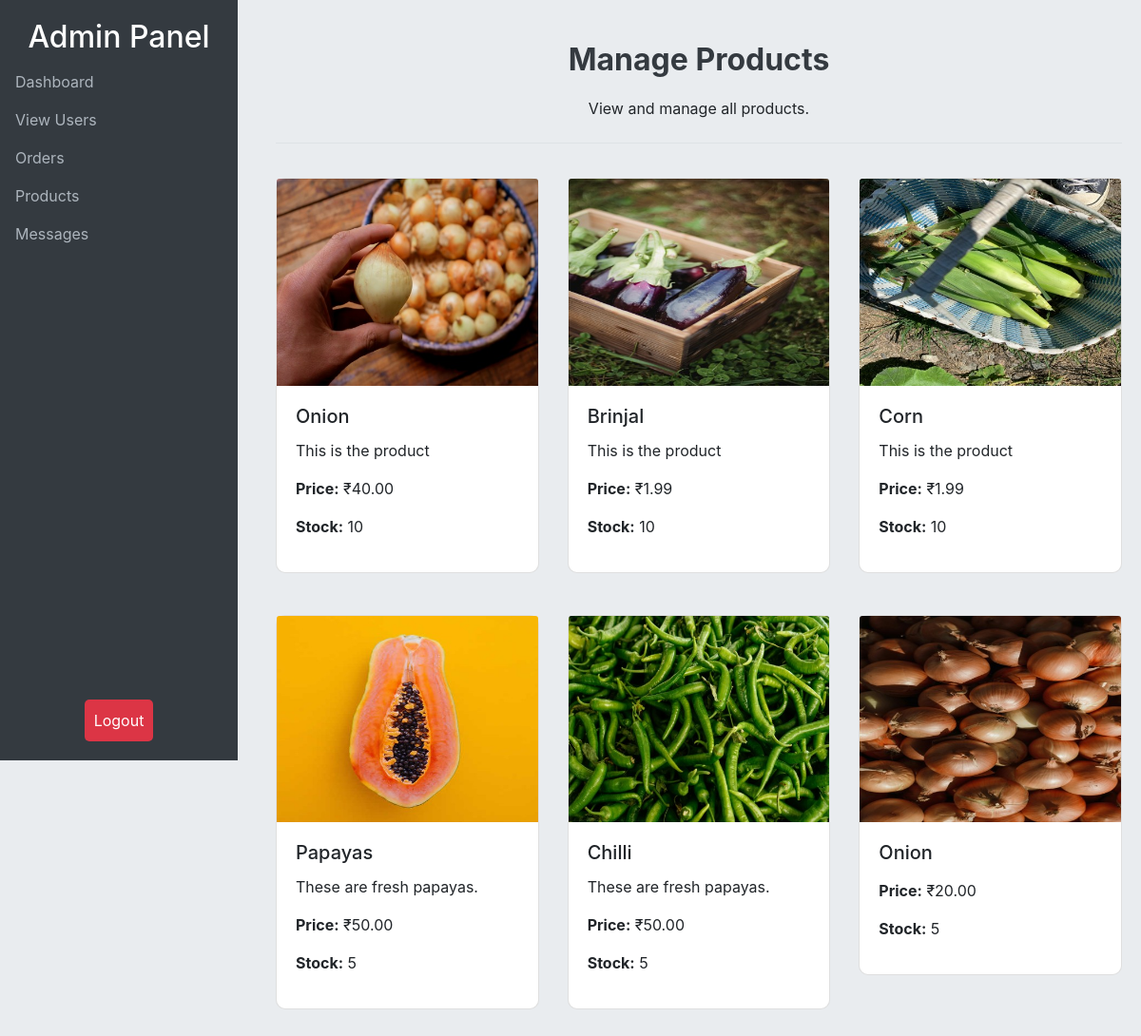
/custom_admin/manage_products/, run on an earlier commit of the app's database.
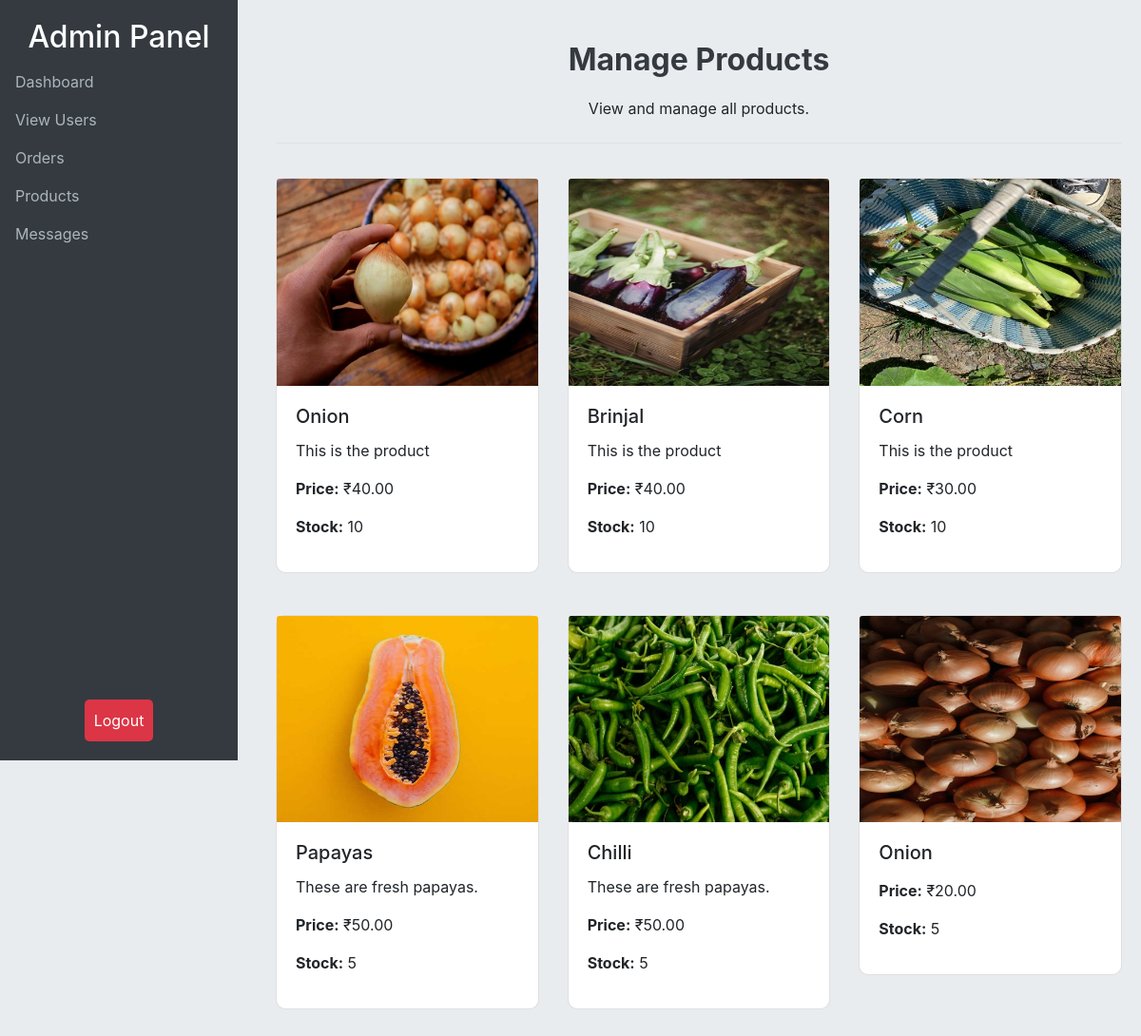
And on a later commit of the database.
### tomatoes/models.py (models this page shows, shortened)
class Product(models.Model):
    pid = ShortUUIDField(unique=True, length=10, max_length=20, prefix="prd")
    user = models.ForeignKey(User, on_delete=models.CASCADE)
    title = models.CharField(max_length=100, default="Fresh Tomato")
    image = models.ImageField(upload_to="Products", default="product.jpg")
    description = models.TextField(null=True, blank=True, default="This is the product")
    price = models.DecimalField(max_digits=99999999999999, decimal_places=2, default="1.99")
    stock_count = models.CharField(max_length=100, default="10", null=True, blank=True)
    life = models.CharField(max_length=100, default="14", null=True, blank=True)
    mfg_date = models.DateTimeField(auto_now_add=False, null=True, blank=True)
    product_status = models.CharField(choices=STATUS, max_length=10, default="in_review")
    status = models.BooleanField(default=True)
    in_stock = models.BooleanField(default=True)
    featured = models.BooleanField(default=False)
    sku = ShortUUIDField(unique=True, length=4, max_length=10, prefix="sku", default="sku0000")
    date = models.DateTimeField(auto_now_add=True)
    updated = models.DateTimeField(null=True, blank=True)
    class Meta:
        verbose_name_plural = "Products"

### custom_admin/views.py (the view)
# urls.py: path('manage_products/', manage_products, name='manage_products'),
def manage_products(request):
    products = Product.objects.all()  # Fetch all products from the database
    return render(request, 'manage_prod.html', {'products': products})

### templates/manage_prod.html (shortened to what this page needs)
<!DOCTYPE html>
<html lang="en">
<head>
    <link rel="stylesheet" href="https://stackpath.bootstrapcdn.com/bootstrap/4.5.2/css/bootstrap.min.css">
</head>
<body>
    <div class="sidebar">
        <h2 class="text-center">Admin Panel</h2>
        <ul class="nav flex-column">
            <li class="nav-item">
                <a class="nav-link active" href="">Dashboard</a>
            </li>
            <li class="nav-item">
                <a class="nav-link" href="{% url 'manage_users' %}" data-toggle="tooltip"
                    title="Manage user accounts and roles">View Users</a>
            </li>
            <li class="nav-item">
                <a class="nav-link" href="{% url 'manage_orders' %}" data-toggle="tooltip"
                    title="View and manage orders">Orders</a>
            </li>
            <li class="nav-item">
                <a class="nav-link" href="{% url 'manage_products' %}" data-toggle="tooltip"
                    title="Manage product listings">Products</a>
            </li>
            <li class="nav-item">
                <a class="nav-link" href="{% url 'view_messages' %}" data-toggle="tooltip"
                    title="Manage product listings">Messages</a>
            </li>
            <li class="nav-item logout-btn">
                <form action="{% url 'logout' %}" method="post">
                    <button type="submit" class="btn logout-button">Logout</button>
                </form>
            </li>
        </ul>
    </div>
    <div class="content">
        <header class="pt-4 pb-2 mb-3 border-bottom">
            <h1 class="dashboard-header text-center">Manage Products</h1>
            <p class="text-center">View and manage all products.</p>
        </header>
        <div class="row">
            {% for product in products %}
            <div class="col-md-4 mb-4">
                <div class="card">
                    <img src="{{ product.image.url }}" class="card-img-top" alt="{{ product.title }}">
                    <div class="card-body">
                        <h5 class="card-title">{{ product.title }}</h5>
                        <p class="card-text">{{ product.description }}</p>
                        <p><strong>Price:</strong> ₹{{ product.price }}</p>
                        <p><strong>Stock:</strong> {{ product.stock_count }}</p>
                    </div>
                </div>
            </div>
            {% endfor %}
        </div>
    </div>
</body>
</html>

### templates/manage_prod.html (style rules this page uses)
body { background-color: #e9ecef; }
.sidebar { background-color: #343a40; height: 100vh; color: white; position: fixed; padding: 20px 0; width: 250px; }
.sidebar a { color: #adb5bd; text-decoration: none; }
.content { margin-left: 270px; padding: 20px; min-height: 100vh; }
.card { margin-top: 20px; border-radius: 10px; }
.dashboard-header { font-size: 2rem; font-weight: 700; margin-bottom: 20px; color: #343a40; }
.logout-btn { position: absolute; bottom: 20px; width: 100%; text-align: center; }
.logout-button { background-color: #dc3545; color: white; border: none; border-radius: 5px; padding: 10px; cursor: pointer; }

What changed in the data, as far as the page shows it:
changed Product "Brinjal": price "1.99" → "40.00"
changed Product "Corn": price "1.99" → "30.00"
